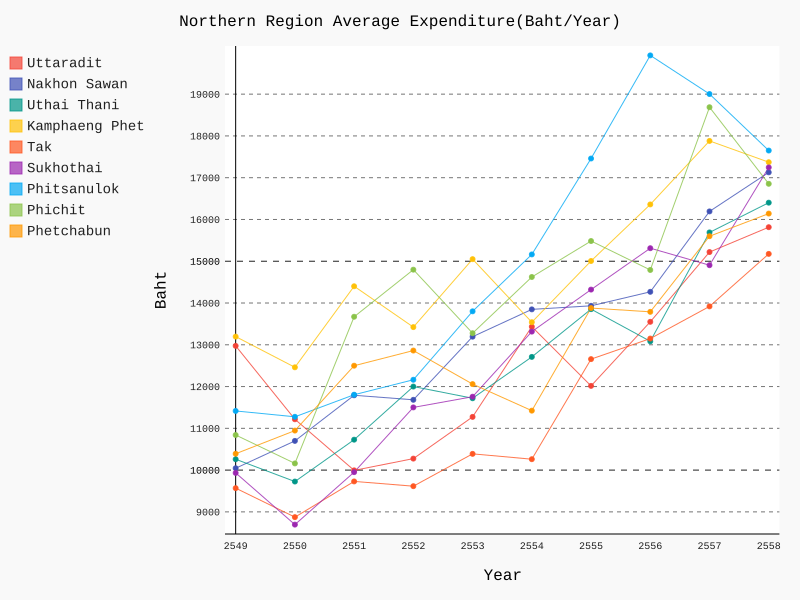

This chart was generated by the following Python code:
"""Southern of Northern Region Graph"""

import pandas as pd
import numpy
import pygal


def read():
    """read csv"""
    data_frame = pd.read_csv('expenditure.csv')
    data = (numpy.array(data_frame)).tolist()

    #take the ","s out
    data_ready = [[i.replace(',', '') if i.count(
        ',') >= 1 else i for i in lst] for lst in data]

    chart(data_ready)


def chart(data):
    """render chart"""
    line_chart = pygal.Line(
        title='Northern Region Average Expenditure(Baht/Year)',
        x_title='Year',
        y_title='Baht')
    line_chart.x_labels = map(str, range(2549, 2559))

    #adding data
    country_group = {
        'Northern': [30, 31, 32, 34, 35, 36, 37, 38],
        'Southern': [33, 39, 40, 41, 42, 43, 44, 45, 46]
    }
    for i in country_group['Southern']:
        line_chart.add(data[i][0], [int(j) for j in data[i][1:]])
    line_chart.render_to_file('AvgNorthernS.svg')


read()
